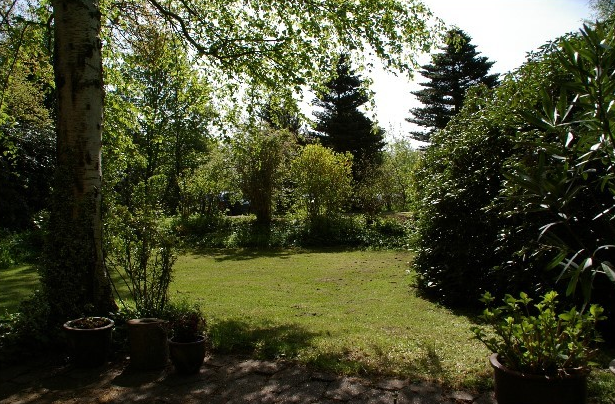
//> input picture projektiky/uloha5/garden.png, 615 x 404 px
$ ./mt05 ../../data/garden.png 0.05 7   (built with g++ and OpenCV 4)
//> lines starting //> are read from the running program, lines starting //| are printed output that depends on the picture; after the words box and inside, x2 and y2 are one past the last pixel; in counts of white or black regions, pixels touching at a corner belong together
//> further down, src_rgb is the input picture: 404 rows x 615 cols, CV_8UC3; mean B, G, R 47.9, 75.1, 72
//> in main, `cv::cvtColor( src_rgb, src_gray, cv::COLOR_BGR2GRAY );`:
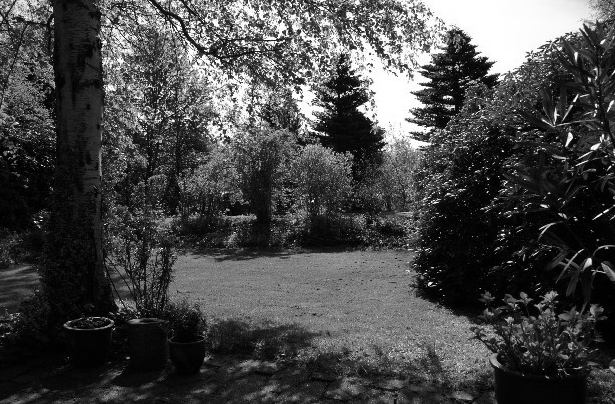
//> src_gray: 404 rows x 615 cols, CV_8UC1; min 0, max 255, mean 71.1
#include <stdio.h>
#include <stdlib.h>
#include <string.h>
#include <iostream>

#include <opencv2/imgproc/imgproc.hpp>
#include <opencv2/highgui/highgui.hpp>


//  Funkce pro generování šumu typu pepř a sůl.
//  Parametr pokrytí udává, jaké procento pixelů v obraze bude šumem zkresleno a je v rozsahu 0.0-1.0.
void peprAsul( const cv::Mat& src, cv::Mat& dst, float pokryti )
{
//> called with pokryti = 0.05
	dst = src.clone();
	// Na náhodné pozice v obraze vygenerujte šum typu pepř a sůl.
	// Množství zašuměných pixelů musí odpovídat pokryti
	/*  Working area - begin */
	cv::RNG rng;
	for (int i = 0; i < dst.rows; i++)
	{
		for (int j = 0; j < dst.cols; j++)
		{
			if (rng.uniform(.0, 1.) <= pokryti)
			{
				dst.at<uchar>(i, j) = 255;
			}
		}
	}
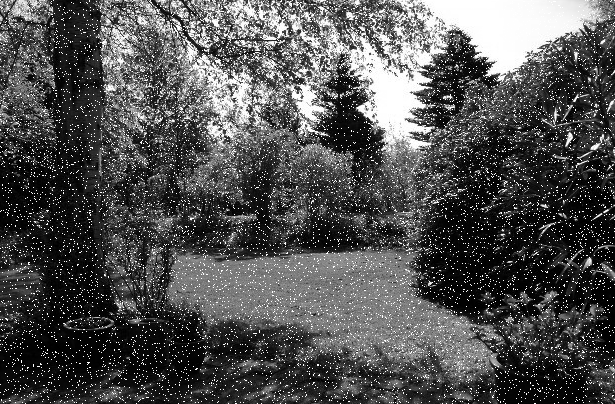
//> dst: 404 rows x 615 cols, CV_8UC1; 4.97% of pixels changed, all inside (x1, y1, x2, y2) = (0, 0, 615, 404)
	/*  Working area - end */
}


//  Funkce pro filtraci obrazu pomocí mediánového filtru.
//     - velikost filtru v pixelech
void median( const cv::Mat& src, cv::Mat& dst, int velikost )
{
//> called with velikost = 7
	// velikost - chceme liché číslo, minimálně 3
	int stred = velikost/2;
	stred = MAX(1,stred);
	velikost = 2*stred+1;

	// zvětšíme obraz a okopírujeme krajní hodnoty do okrajů
	cv::Mat srcBorder;
	copyMakeBorder( src, srcBorder, stred, stred, stred, stred, cv::BORDER_REPLICATE );
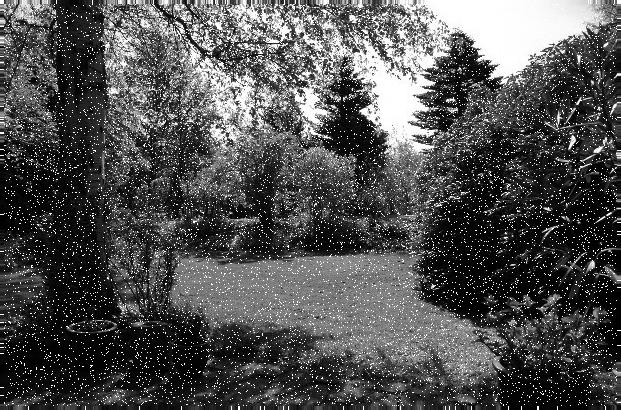
//> srcBorder: 410 rows x 621 cols, CV_8UC1; min 0, max 255, mean 80.4

	// připravíme výstupní obraz
	dst = cv::Mat( src.size(), src.type() );

	// implementujte ručně mediánový filtr, výsledek uložte do výstupního obrazu dst
	// k řazení lze využít funkce std::sort()
	/*  Working area - begin */
	for (int i = stred; i < srcBorder.rows - stred; i++)
	{
		for (int j = stred; j < srcBorder.cols - stred; j++)
		{
			// kernel extraction
			std::vector<uchar> samples;
			for (int k = 0; k < velikost; k++)
			{
				for (int l = 0; l < velikost; l++)
				{
					int x = i - stred + k;
					int y = j - stred + l;

					samples.emplace_back(srcBorder.at<uchar>(x, y));
				}
			}

			// median value of kernel
			size_t size = samples.size();
			sort(samples.begin(), samples.end());
			uchar median;
			if (size % 2 == 0)
			{
				median = (samples[size / 2 - 1] + samples[size / 2]) / 2;
			}
			else
			{
				median = samples[size / 2];
			}

			// filtered pixel value
			dst.at<uchar>(i - stred, j - stred) = median;
		}
	}
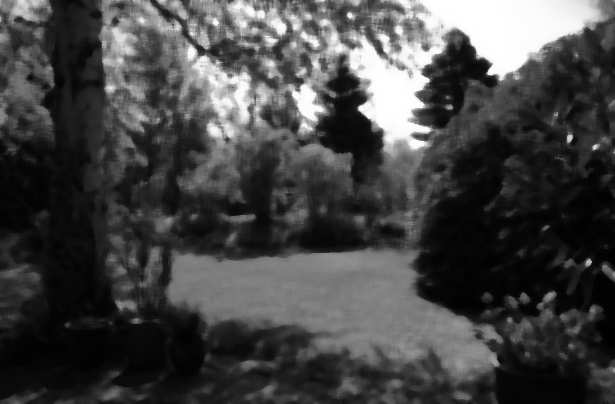
//> dst: 404 rows x 615 cols, CV_8UC1; min 0, max 255, mean 69
	/*  Working area - end */

	return;
}


/* Vyhodnocení/porovnání výsledku s referenčním obrazem. */
void checkDifferences( const cv::Mat test, const cv::Mat ref, std::string tag, bool save = false);


//---------------------------------------------------------------------------
//---------------------------------------------------------------------------

//
// Examples of input parameters
// ./mt-05 ../../data/garden.png 0.05 7

int main(int argc, char* argv[])
{
    std::string img_path = "";
	float noise_amount = 0.05;
    int filter_size = 7;

	// check input parameters
	if( argc > 1 ) img_path = std::string( argv[1] );
	if( argc > 2 ) noise_amount = atof( argv[2] );
	if( argc > 3 ) filter_size = atoi( argv[3] );

	// load testing images
	cv::Mat src_rgb = cv::imread( img_path );

	// check testing images
	if( src_rgb.empty() ) {
		std::cout << "Failed to load image: " << img_path << std::endl;
		return -1;
	}

	cv::Mat src_gray;
	cv::cvtColor( src_rgb, src_gray, cv::COLOR_BGR2GRAY );

	//---------------------------------------------------------------------------

	cv::Mat zasum, medi, medi_ref;

	peprAsul( src_gray, zasum, noise_amount );

	median( zasum, medi, filter_size );
	cv::medianBlur( zasum, medi_ref, filter_size );

	// vyhodnocení
	checkDifferences( zasum, src_gray, "05_noise", true );
	checkDifferences( medi,  medi_ref, "05_median", true );
	std::cout << std::endl;

    return 0;
}
//---------------------------------------------------------------------------


void checkDifferences( const cv::Mat test, const cv::Mat ref, std::string tag, bool save )
{
//> called with tag = "05_noise", save = true
	double mav = 255., err = 255., nonzeros = 255.;
	cv::Mat diff;

	if( !test.empty() && !ref.empty() ) {
		cv::absdiff( test, ref, diff );
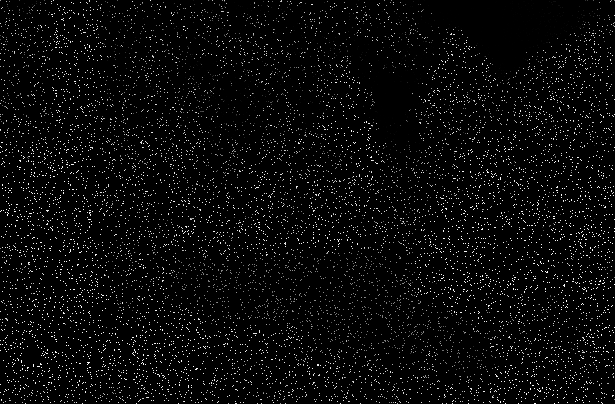
//> diff: 404 rows x 615 cols, CV_8UC1; min 0, max 255, mean 9.2
		cv::minMaxLoc( diff, NULL, &mav );
		err = ( cv::sum(diff).val[0] / (diff.rows*diff.cols) );
//> err = 9.24
		nonzeros = 1. * cv::countNonZero( diff ) / (diff.rows*diff.cols);
//> nonzeros = 0.0497
	}

	if( save ) {
		if( !test.empty() ) { cv::imwrite( (tag+".png").c_str(), test ); }
		if( !diff.empty() ) { diff *= 255;	cv::imwrite( (tag+"_err.png").c_str(), diff ); }
//> after `diff *= 255`:
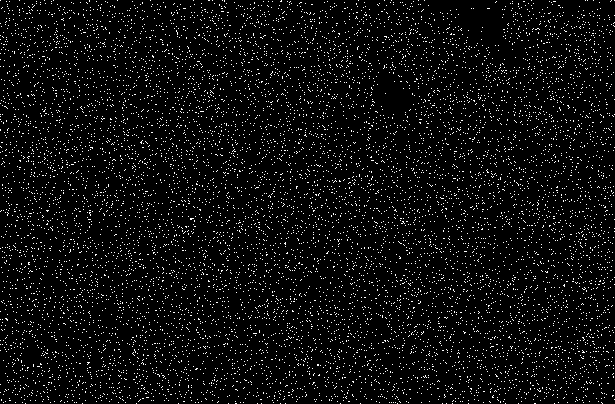
//> diff: 404 rows x 615 cols, CV_8UC1; 5% white in thin lines or dots
	}

	printf( "%s %.2f %.2f %.2f ", tag.c_str(), err, nonzeros, mav );
//| 05_noise 9.24 0.05 255.00
//| 05_median 0.00 0.00 0.00

	return;
}
